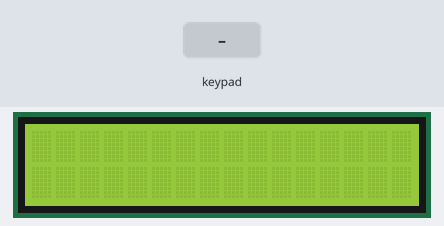
This sketch was run on a simulated Arduino Uno, built with avr-gcc and run on an emulated ATmega328P. On the bench: 16×2 character LCD. Wiring (inferred from the names in the program): 4×4 keypad with keys / * - + 9 6 3 = 8 5 2 0 7 4 1 R: rows pin 7, pin 6, pin 5, pin 4; columns pin 3, pin 2, pin 1, pin 0. The inputs (shaded band) are chosen by the test bench.

Above: at 1.2 s.
1.3 s: keypad keys 7 + 5 = pressed 0.4 s apart
At 3.5 s:
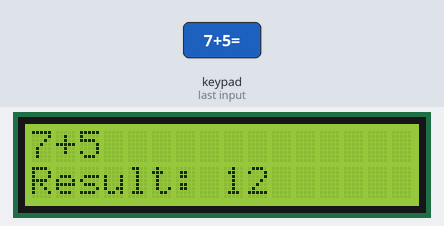
4.4 s: key '/' pressed
At 5.0 s:
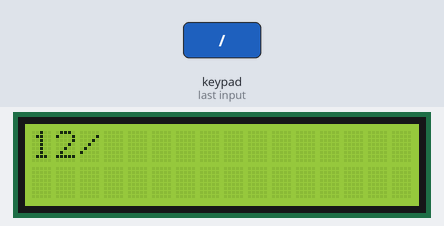
6.0 s: key '=' pressed
At 7.3 s:
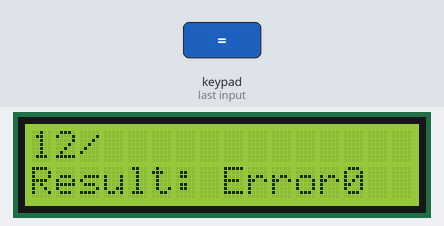
7.6 s: keypad keys 6 * 7 = pressed 0.4 s apart
At 9.5 s:
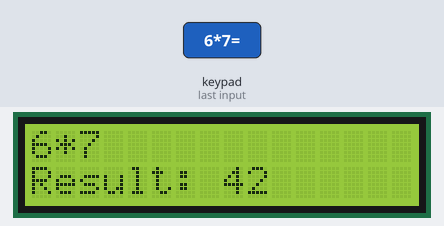
10.7 s: key 'R' pressed
At 12.0 s:
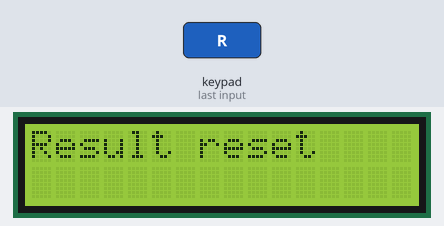
12.3 s: keypad keys 7 6 5 4 = pressed 0.4 s apart
At 14.7 s:
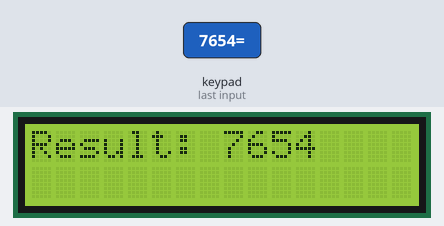
Timing chart, 0 to 16.2 s (numbered marks = the images above; inputs shaded):
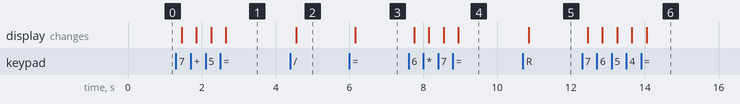

Measured:
- after the input at 1.3 s, the display: first changes after 0.15 s (image 1 shows a later state)
- after the input at 4.4 s, the display: changes after 0.15 s (image 2)
- after the input at 6.0 s, the display: changes after 0.15 s (image 3)
- after the input at 7.6 s, the display: first changes after 0.15 s (image 4 shows a later state)
- after the input at 10.7 s, the display: changes after 0.15 s (image 5)
- after the input at 12.3 s, the display: first changes after 0.15 s (image 6 shows a later state)

The sketch:

zad1.ino
```cpp
#include <LiquidCrystal.h>

const int rs = 14, en = 15, d4 = 18, d5 = 19, d6 = 20, d7 = 21;
LiquidCrystal lcd(rs, en, d4, d5, d6, d7);
int result = 0;
String currExpr = "";
const int ROW_NUM = 4; // four rows
const int COLUMN_NUM = 4; // four columns

char keys[ROW_NUM][COLUMN_NUM] = {
  {'/','*','-','+'},
  {'9','6','3','='},
  {'8','5','2','0'},
  {'7','4','1','R'}
};

byte pin_rows[ROW_NUM] = {7,6,5,4}; // connect to the row pinouts of the keypad
byte pin_column[COLUMN_NUM] = {3,2,1,0}; // connect to the column pinouts of the keypad

void setup() {
	lcd.begin(16, 2);
}

void loop() {
	char key = getKey();
	if (key != '\0') {
		lcd.clear();
		lcd.setCursor(0, 0);

    		if (key == 'R') {
			// reset result
			result = 0;
			currExpr="";
			lcd.print("Result reset");

		} else if (key == '=') {
			// display result
			lcd.print("Result: ");
			lcd.print(result);

		} else if (isdigit(key)) {
	      	// add a number to result
	      	result = result * 10 + (key - '0');
		 	currExpr = result;
	      	lcd.print(result);

		} else if (key == '+') {
	      	operate('+');

		} else if (key == '-') {
			operate('-');

		} else if (key == '*') {
			operate('*');

		} else if (key == '/') {
			operate('/');

		}
	}
}

void operate(char operation) {
	int operand = 0;
	lcd.print(currExpr);
	lcd.print(operation);
  	while (true) {
    		char numKey = getKey();
    		if (isdigit(numKey)) {
      		lcd.print(numKey);
      		operand = operand * 10 + (numKey - '0');
    		} else if (numKey == '=') {
      		lcd.setCursor(0, 1);
      		lcd.print("Result: ");
      		switch (operation) {
				case '+':
			          result = result + operand;
			          break;
			     case '-':
			          result = result - operand;
			          break;
			     case '*':
			          result = result * operand;
			          break;
			     case '/':
			          if (operand != 0) {
						result = result / operand;
			          } else {
						lcd.print("Error");
						result=0;
					 	currExpr="";
						break;
			          	}
			          break;
			      }
      	lcd.print(result);
		currExpr = result;
     		break;
    		}
  	}
}

char getKey() {
	char key = '\0';
	for (int i = 0; i < ROW_NUM; i++) {
		pinMode(pin_rows[i], OUTPUT);
		digitalWrite(pin_rows[i], LOW);

		for (int j = 0; j < COLUMN_NUM; j++) {
			pinMode(pin_column[j], INPUT_PULLUP);
			if (digitalRead(pin_column[j]) == LOW) {
				delay(50); // debounce delay
				while (digitalRead(pin_column[j]) == LOW);
					key = keys[i][j];
	      		}
	      	pinMode(pin_column[j], INPUT);
	    	}
		pinMode(pin_rows[i], INPUT);
	}
	return key;
}
```
